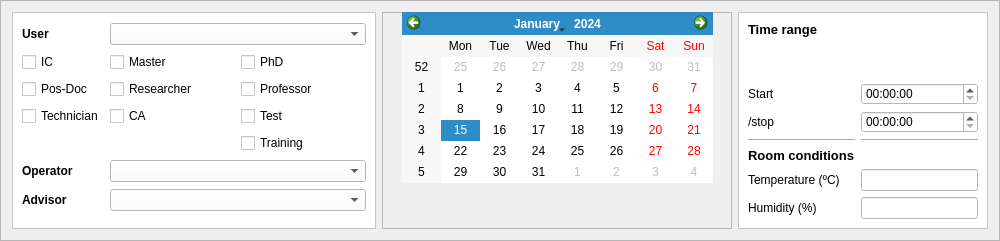
        <widget class="QFrame" name="frame_2">
         <property name="minimumSize">
          <size>
           <width>1000</width>
           <height>200</height>
          </size>
         </property>
         <property name="maximumSize">
          <size>
           <width>16777215</width>
           <height>16777215</height>
          </size>
         </property>
         <property name="styleSheet">
          <string notr="true"/>
         </property>
         <property name="frameShape">
          <enum>QFrame::StyledPanel</enum>
         </property>
         <property name="frameShadow">
          <enum>QFrame::Raised</enum>
         </property>
         <layout class="QHBoxLayout" name="horizontalLayout_2">
          <item>
           <widget class="QFrame" name="frame_18">
            <property name="maximumSize">
             <size>
              <width>16777215</width>
              <height>16777215</height>
             </size>
            </property>
            <property name="styleSheet">
             <string notr="true">background-color: rgb(255, 255, 255);</string>
            </property>
            <property name="frameShape">
             <enum>QFrame::StyledPanel</enum>
            </property>
            <property name="frameShadow">
             <enum>QFrame::Raised</enum>
            </property>
            <layout class="QGridLayout" name="gridLayout">
             <item row="7" column="1" colspan="2">
              <widget class="QComboBox" name="technician_comboBox">
               <property name="minimumSize">
                <size>
                 <width>0</width>
                 <height>0</height>
                </size>
               </property>
              </widget>
             </item>
             <item row="7" column="0">
              <widget class="QLabel" name="label_26">
               <property name="font">
                <font>
                 <pointsize>9</pointsize>
                 <weight>75</weight>
                 <bold>true</bold>
                </font>
               </property>
               <property name="text">
                <string>Operator</string>
               </property>
              </widget>
             </item>
             <item row="0" column="0">
              <widget class="QLabel" name="label_24">
               <property name="maximumSize">
                <size>
                 <width>50</width>
                 <height>16777215</height>
                </size>
               </property>
               <property name="font">
                <font>
                 <pointsize>9</pointsize>
                 <weight>75</weight>
                 <bold>true</bold>
                </font>
               </property>
               <property name="text">
                <string>User</string>
               </property>
              </widget>
             </item>
             <item row="2" column="1">
              <widget class="QCheckBox" name="mestrado_checkBox">
               <property name="text">
                <string>Master</string>
               </property>
              </widget>
             </item>
             <item row="2" column="0">
              <widget class="QCheckBox" name="ic_checkBox">
               <property name="text">
                <string>IC</string>
               </property>
              </widget>
             </item>
             <item row="4" column="1">
              <widget class="QCheckBox" name="ca_checkBox">
               <property name="text">
                <string>CA</string>
               </property>
              </widget>
             </item>
             <item row="3" column="0">
              <widget class="QCheckBox" name="posdoc_checkBox">
               <property name="text">
                <string>Pos-Doc</string>
               </property>
              </widget>
             </item>
             <item row="3" column="1">
              <widget class="QCheckBox" name="pesquisador_checkBox">
               <property name="text">
                <string>Researcher</string>
               </property>
              </widget>
             </item>
             <item row="2" column="2">
              <widget class="QCheckBox" name="doutorado_checkBox">
               <property name="text">
                <string>PhD</string>
               </property>
              </widget>
             </item>
             <item row="4" column="0">
              <widget class="QCheckBox" name="technician_checkBox">
               <property name="text">
                <string>Technician</string>
               </property>
              </widget>
             </item>
             <item row="3" column="2">
              <widget class="QCheckBox" name="professor_checkBox">
               <property name="text">
                <string>Professor</string>
               </property>
              </widget>
             </item>
             <item row="8" column="0">
              <widget class="QLabel" name="label_25">
               <property name="font">
                <font>
                 <pointsize>9</pointsize>
                 <weight>75</weight>
                 <bold>true</bold>
                </font>
               </property>
               <property name="text">
                <string>Advisor</string>
               </property>
              </widget>
             </item>
             <item row="4" column="2">
              <widget class="QCheckBox" name="test_checkBox">
               <property name="text">
                <string>Test</string>
               </property>
              </widget>
             </item>
             <item row="8" column="1" colspan="2">
              <widget class="QComboBox" name="advisor_comboBox">
               <property name="minimumSize">
                <size>
                 <width>0</width>
                 <height>0</height>
                </size>
               </property>
              </widget>
             </item>
             <item row="0" column="1" colspan="2">
              <widget class="QComboBox" name="user_comboBox">
               <property name="minimumSize">
                <size>
                 <width>0</width>
                 <height>0</height>
                </size>
               </property>
              </widget>
             </item>
             <item row="5" column="2">
              <widget class="QCheckBox" name="treinamento_checkBox">
               <property name="text">
                <string>Training</string>
               </property>
              </widget>
             </item>
            </layout>
           </widget>
          </item>
          <item>
           <widget class="QFrame" name="frame_19">
            <property name="maximumSize">
             <size>
              <width>350</width>
              <height>16777215</height>
             </size>
            </property>
            <property name="styleSheet">
             <string notr="true"/>
            </property>
            <property name="frameShape">
             <enum>QFrame::StyledPanel</enum>
            </property>
            <property name="frameShadow">
             <enum>QFrame::Raised</enum>
            </property>
            <widget class="QCalendarWidget" name="calendarWidget">
             <property name="geometry">
              <rect>
               <x>20</x>
               <y>0</y>
               <width>311</width>
               <height>171</height>
              </rect>
             </property>
            </widget>
           </widget>
          </item>
          <item>
           <widget class="QFrame" name="frame_20">
            <property name="maximumSize">
             <size>
              <width>250</width>
              <height>16777215</height>
             </size>
            </property>
            <property name="styleSheet">
             <string notr="true">background-color: rgb(255, 255, 255);</string>
            </property>
            <property name="frameShape">
             <enum>QFrame::StyledPanel</enum>
            </property>
            <property name="frameShadow">
             <enum>QFrame::Raised</enum>
            </property>
            <layout class="QGridLayout" name="gridLayout_8">
             <item row="0" column="0">
              <widget class="QLabel" name="label_18">
               <property name="maximumSize">
                <size>
                 <width>16777215</width>
                 <height>20</height>
                </size>
               </property>
               <property name="font">
                <font>
                 <pointsize>10</pointsize>
                 <weight>75</weight>
                 <bold>true</bold>
                </font>
               </property>
               <property name="text">
                <string>Time range</string>
               </property>
              </widget>
             </item>
             <item row="2" column="0">
              <widget class="QLabel" name="label_12">
               <property name="text">
                <string>Start</string>
               </property>
              </widget>
             </item>
             <item row="3" column="0">
              <widget class="QLabel" name="label_13">
               <property name="text">
                <string>/stop</string>
               </property>
              </widget>
             </item>
             <item row="3" column="1">
              <widget class="QTimeEdit" name="stop_timeEdit">
               <property name="maximumSize">
                <size>
                 <width>200</width>
                 <height>16777215</height>
                </size>
               </property>
              </widget>
             </item>
             <item row="2" column="1">
              <widget class="QTimeEdit" name="start_timeEdit">
               <property name="maximumSize">
                <size>
                 <width>200</width>
                 <height>16777215</height>
                </size>
               </property>
              </widget>
             </item>
             <item row="6" column="0">
              <widget class="QLabel" name="label_16">
               <property name="text">
                <string>Temperature (ºC)</string>
               </property>
              </widget>
             </item>
             <item row="7" column="0">
              <widget class="QLabel" name="label_17">
               <property name="text">
                <string>Humidity (%)</string>
               </property>
              </widget>
             </item>
             <item row="5" column="0">
              <widget class="QLabel" name="label_19">
               <property name="maximumSize">
                <size>
                 <width>16777215</width>
                 <height>20</height>
                </size>
               </property>
               <property name="font">
                <font>
                 <pointsize>10</pointsize>
                 <weight>75</weight>
                 <bold>true</bold>
                </font>
               </property>
               <property name="text">
                <string>Room conditions</string>
               </property>
              </widget>
             </item>
             <item row="7" column="1">
              <widget class="QLineEdit" name="humidity_lineEdit">
               <property name="maximumSize">
                <size>
                 <width>150</width>
                 <height>16777215</height>
                </size>
               </property>
              </widget>
             </item>
             <item row="6" column="1">
              <widget class="QLineEdit" name="temperature_lineEdit">
               <property name="maximumSize">
                <size>
                 <width>150</width>
                 <height>16777215</height>
                </size>
               </property>
              </widget>
             </item>
             <item row="4" column="0">
              <widget class="Line" name="line_7">
               <property name="orientation">
                <enum>Qt::Horizontal</enum>
               </property>
              </widget>
             </item>
             <item row="4" column="1">
              <widget class="Line" name="line_8">
               <property name="orientation">
                <enum>Qt::Horizontal</enum>
               </property>
              </widget>
             </item>
             <item row="1" column="1">
              <spacer name="verticalSpacer_10">
               <property name="orientation">
                <enum>Qt::Vertical</enum>
               </property>
               <property name="sizeHint" stdset="0">
                <size>
                 <width>20</width>
                 <height>40</height>
                </size>
               </property>
              </spacer>
             </item>
            </layout>
           </widget>
          </item>
         </layout>
        </widget>
